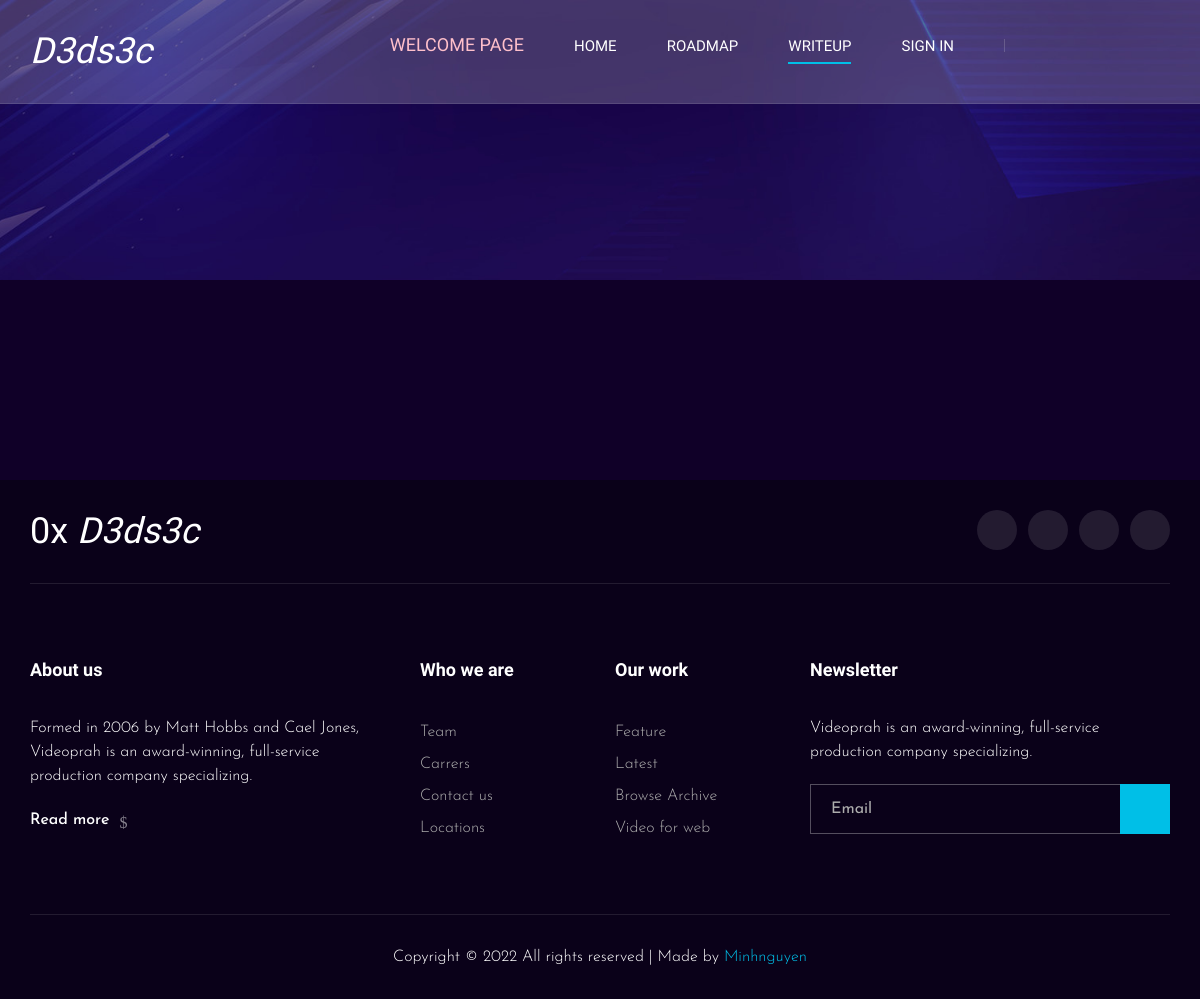
The page /dedsec/category/pwnable.kr/ on the database as committed earlier.
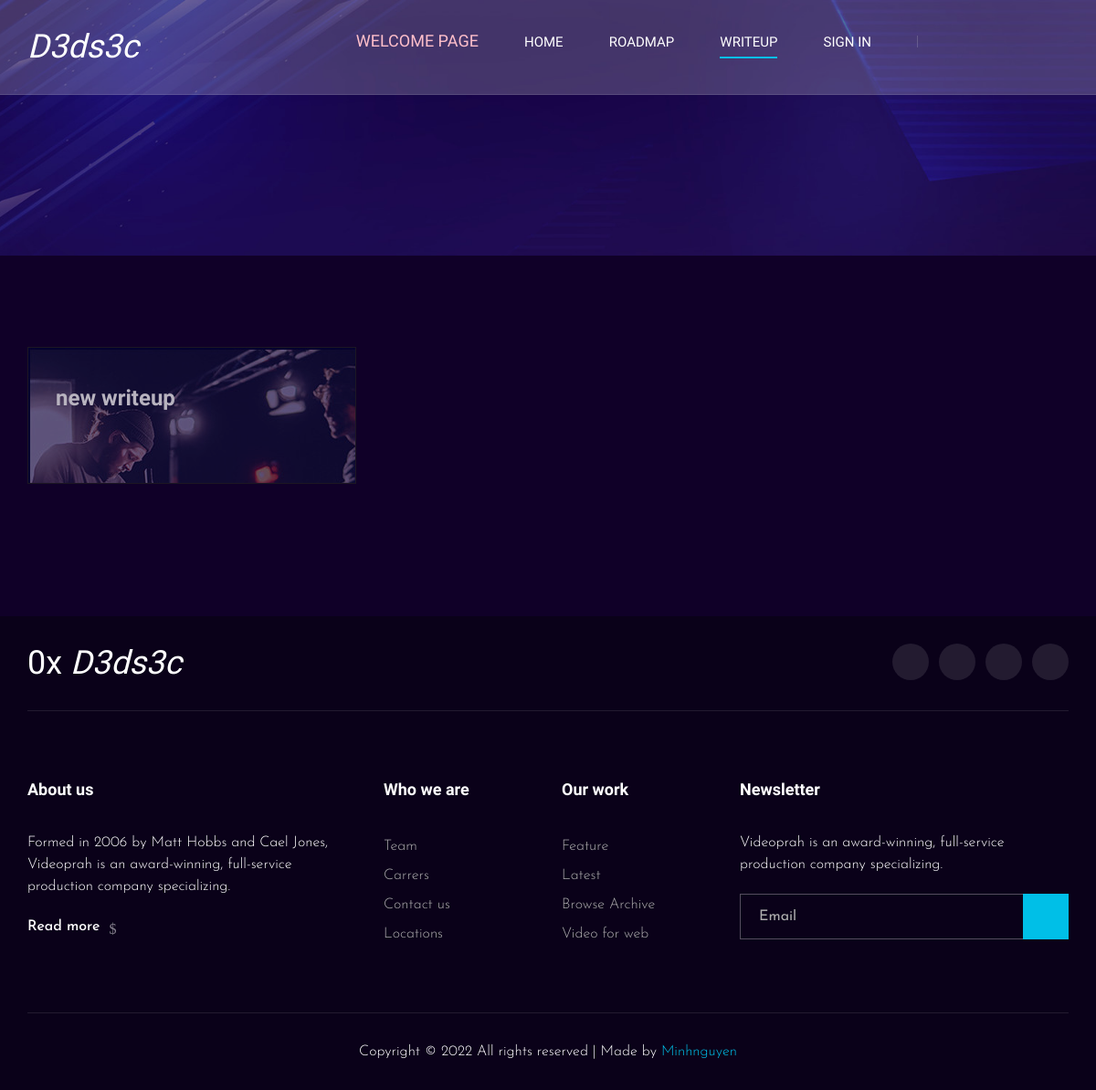
The same page on the database as committed later.
### writeup/models.py (models this page shows, shortened)
class Writeup(models.Model):
    title = models.CharField(max_length=100)
    prerequis = models.TextField()
    content = models.TextField()
    cate = models.ManyToManyField(Cate, related_name='writeup')
    date_create = models.DateTimeField(default = timezone.now)
    author = models.ForeignKey(User, on_delete=models.CASCADE,related_name='writeup')
    def __str__(self):
        return self.title

### writeup/views.py (the view)
class CateDetail(ListView):
    model = Writeup
    template_name = 'cate/catedetail.html'
    context_object_name = 'posts'
    def get_queryset(self) :
        t = get_object_or_404(Cate,tag=self.kwargs.get('tag'))
        return Writeup.objects.filter(cate=t).order_by('-date_create')

### writeup/templates/cate/catedetail.html (shortened to what this page needs)
{%extends 'writeup/base.html'%}
{%load static%}
{% block content %}
    <header class="header">
        <div class="container">
            <div class="row">
                <div class="col-lg-2">
                    <div class="header__logo">
                        <a href="{%url 'wuhpage'%}" style="color: white;"><h2 style="color: white;"><em> D3ds3c</em> </h2></a>
                    </div>
                </div>
                <div class="col-lg-10">
                    <div class="header__nav__option">
                        <nav class="header__nav__menu mobile-menu">
                            <ul>
                                <li style="color: red;"><a href="{%url 'welcomehome'%}" > <h5 style="color: pink;">Welcome page</h5></a></li>
                                <li ><a href="{%url 'wuhpage'%}">Home</a></li>
                                <li ><a href="#">Roadmap</a></li>
                                <li class="active"><a href="{%url 'writeup'%}">Writeup</a>
                                </li>
                                {%if user.is_authenticated%}
                                <li><a href="#">Hello, {{user.first_name}}</a>
                                    <ul class="dropdown">
                                        <li><a href="{% url 'profile' user.id %}">Profile</a></li>
                                        <li><a href="{% url 'logout'%}">Log out</a></li>
                                    </ul>
                                </li>
                                {%else%}
                                <li>
                                    <a href="{% url 'login'%}">Sign in</a>
                                </li>
                                {%endif%}
                        </nav>
                        <div class="header__nav__social">
                            <a href="https://www.facebook.com/profile.php?id=100068404994823"><i class="fa fa-facebook"></i></a>
                            <a href="https://twitter.com/phong20031"><i class="fa fa-twitter"></i></a>
                            <a href="https://www.instagram.com/_minh_nguyn/?hl=en"><i class="fa fa-instagram"></i></a>
                            <a href="https://zalo.me/0377075126"><i class="fa fa-youtube-play"></i></a>
                        </div>
                    </div>
                </div>
            </div>
        </div>
    </header>
    <div class="breadcrumb-option spad set-bg" data-setbg="{% static 'writeup/img/breadcrumb-bg.jpg'%}">
    </div>
    <section class="blog spad">
        <div class="container">
            <div class="row">
                {%for post in posts%}
                <div class="col-lg-4 col-md-6 col-sm-6">
                    <a href="{%url 'writeupdetail' post.id%}">
                    <div class="blog__item">
                        <h4>  {{post}}</h4>
                        <br>
                    </div>
                    </a>
                </div>
                {%endfor%}
            </div>
        </div>
    </section>
{% endblock %}

Rows that differ between the two databases and show on the page:
added Writeup: title "new writeup"
